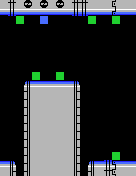

The image is a tile-based game level rendered from a .tmx file. Its description and complete source (layers, tilesets, objects, tile grids) follow:
An orthogonal 17x22 tile map with 8x8 px tiles, 1 tile layer (Tile Layer 1).

<map version="1.2" tiledversion="1.3.2" orientation="orthogonal" renderorder="right-down" compressionlevel="0" width="17" height="22" tilewidth="8" tileheight="8" infinite="0" nextlayerid="2" nextobjectid="1">
 <tileset firstgid="1" name="moai-tiles" tilewidth="8" tileheight="8" tilecount="256" columns="16">
  <image source="tech-tiles.png" width="128" height="128" />
 </tileset>
 <layer id="1" name="Tile Layer 1" width="17" height="22">
  <data encoding="csv">
12,14,12,241,12,241,12,241,12,14,14,12,12,12,15,12,12,
86,88,86,86,86,86,86,86,86,88,88,86,86,86,89,86,86,
1,1,256,1,1,255,1,1,1,1,1,256,1,1,256,1,1,
1,1,1,1,1,1,1,1,1,1,1,1,1,1,1,1,1,
1,1,1,1,1,1,1,1,1,1,1,1,1,1,1,1,1,
1,1,1,1,1,1,1,1,1,1,1,1,1,1,1,1,1,
1,1,1,1,1,1,1,1,1,1,1,1,1,1,1,1,1,
1,1,1,1,1,1,1,1,1,1,1,1,1,1,1,1,1,
1,1,1,1,1,1,1,1,1,1,1,1,1,1,1,1,1,
1,1,1,1,256,1,1,256,1,1,1,1,1,1,1,1,1,
1,1,1,5,6,6,6,6,6,10,1,1,1,1,1,1,1,
1,1,1,11,12,12,12,12,12,16,1,1,1,1,1,1,1,
1,1,1,11,12,12,12,12,12,16,1,1,1,1,1,1,1,
1,1,1,11,12,12,12,12,12,16,1,1,1,1,1,1,1,
1,1,1,11,12,12,12,12,12,16,1,1,1,1,1,1,1,
1,1,1,11,12,12,12,12,12,16,1,1,1,1,1,1,1,
1,1,1,11,12,12,12,12,12,16,1,1,1,1,1,1,1,
1,1,1,11,12,12,12,12,12,16,1,1,1,1,1,1,1,
1,1,1,11,12,12,12,12,12,16,1,1,1,1,1,1,1,
1,1,1,11,12,12,12,12,12,16,1,1,1,1,256,1,1,
6,10,1,11,12,12,12,12,12,16,1,5,6,8,9,6,6,
12,16,1,11,12,12,12,12,12,16,1,11,12,14,15,12,12
</data>
 </layer>
</map>
